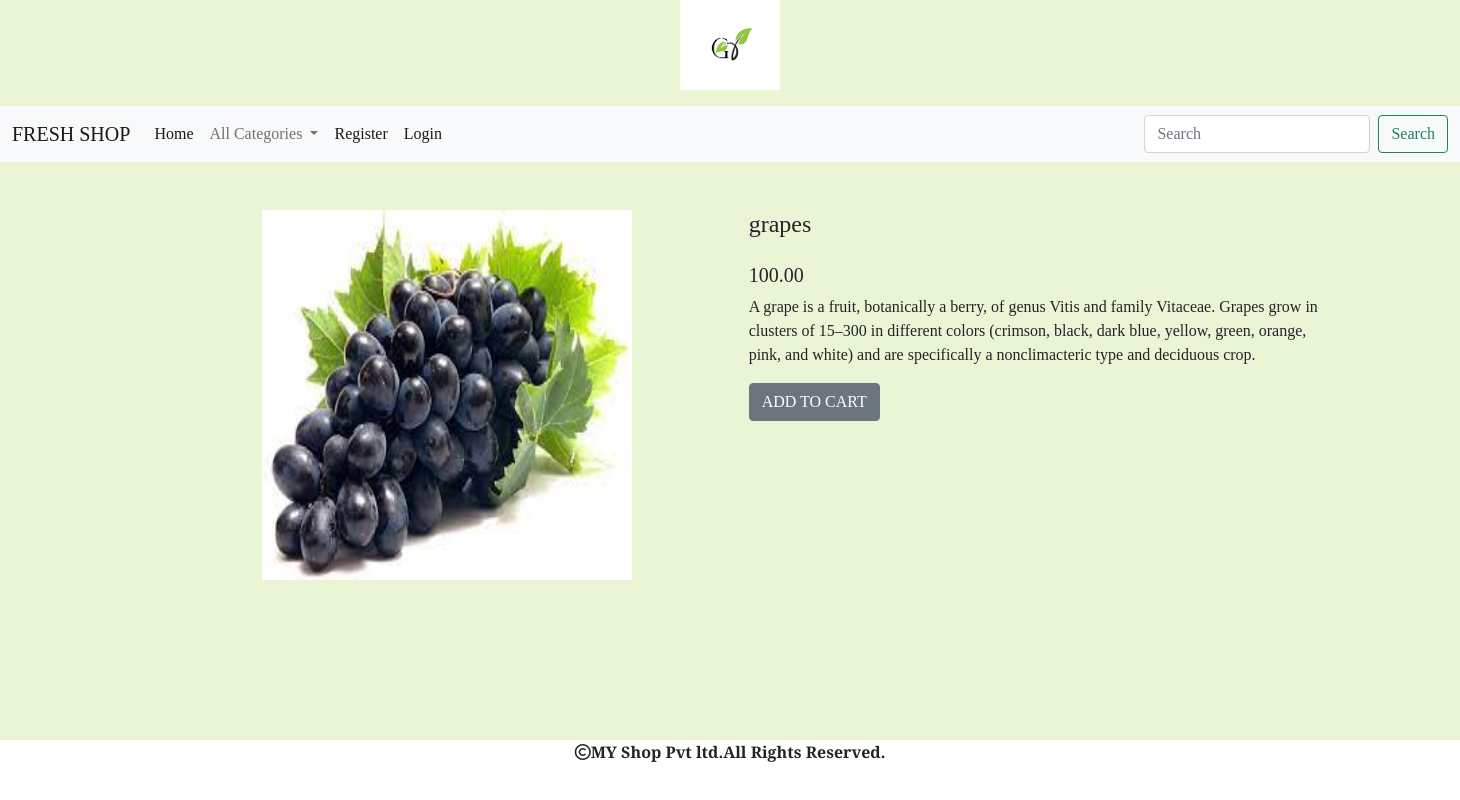
Screenshot of /detail/grapes with the database file from the repository.
### shop/models.py (models this page shows, shortened)
class Productt(models.Model):
    name = models.CharField(max_length=200)
    desc = models.TextField()
    image = models.ImageField(upload_to='shop/products',blank=True,null=True)
    price = models.DecimalField(max_digits=10,decimal_places=2)
    category = models.ForeignKey(Categoryy,on_delete=models.CASCADE)
    stock = models.IntegerField()
    available = models.BooleanField(default=True)
    created = models.DateTimeField(auto_now_add=True)
    updated = models.DateTimeField(auto_now_add=True)

### shop/views.py (the view)
# urls.py: path('detail/<p>',views.detail,name="detail"),
def detail(request,p):
    product=Productt.objects.get(name=p)
    return render(request,'detail.html',{'p':product})

### cart/context_processors.py (called while the page is built, shortened)
def productcount(request):
    item_count=0
    return {'count':item_count}

### shop/context_processors.py (called while the page is built)
def menu_links(request):
    c=Categoryy.objects.all()
    return {'links':c}

### templates/detail.html (shortened to what this page needs)
{% extends 'base.html' %}
{% load static %}
{% block content %}
<div class="container-fluid mt-5" style="margin-bottom:60px;margin-left:250px;">
    <div class="row">
        <div class="col-sm-4">
            <img src="{{p.image.url}}" height="370px" width="370px">
        </div>
        <div class="col-sm-5">
            <h4>{{p.name}}</h4>
            <h5 class="mt-4">{{p.price}}</h5>
            <p>{{p.desc}}</p>
            {% if user.is_superuser == False %}
            {% if p.stock <= 0 %}
            <h4>Out Of Stock!</h4>
            {% else %}
           <h4><a href="{% url 'cart:addtocart' p.name %}" class="btn btn-secondary">ADD TO CART</a></h4>
            {% endif %}
            {% endif %}
        </div>
        </div>
</div>
{% endblock %}

### static/css/a.css (style rules this page uses)
body { background-color:#eaf5d5; font-family: 'Playfair Display', serif; }

### rows the page displays
Productt: image (picture), name "grapes", price "100.00", desc "A grape is a fruit, botanically a berry, of genus Vitis and family Vitaceae. Grapes grow in clusters of 15–300 in different colors (crimson, black, dark blue, yellow, green, orange, pink, and white) and are specifically a nonclimacteric type and deciduous crop."
